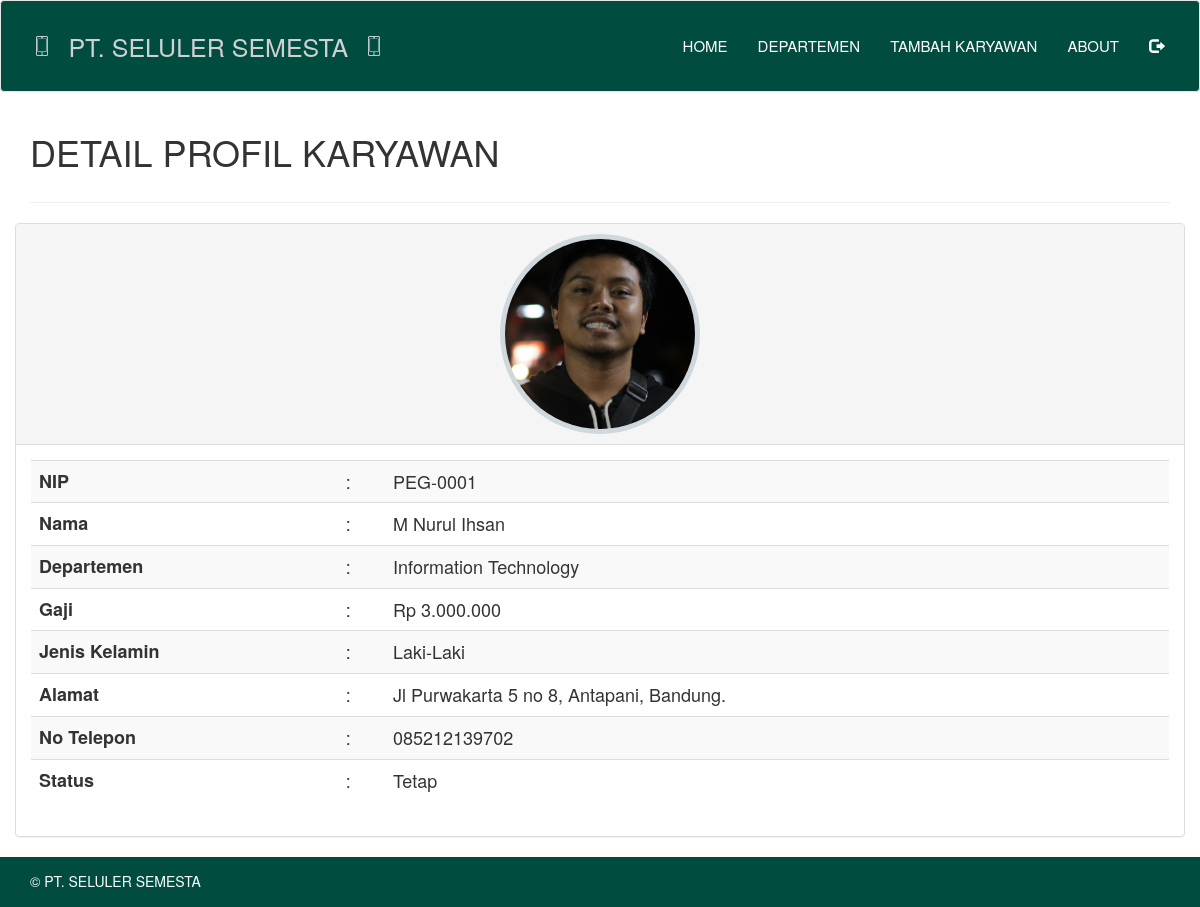
/tugas_web/detail.php?nip=PEG-0001, run on the app's committed database.
### tables this page shows
CREATE TABLE `data_karyawan` (
  `nip` varchar(10) NOT NULL,
  `nama` varchar(50) NOT NULL,
  `gambar` varchar(255) NOT NULL,
  `alamat` varchar(100) NOT NULL,
  `gaji` int(50) NOT NULL,
  `departemen` varchar(100) NOT NULL,
  `sex` varchar(20) NOT NULL,
  `status` varchar(20) NOT NULL,
  `no_telp` varchar(20) NOT NULL
);

### tugas_web/function/karyawan.php (called while the page is built, shortened)
<?php
function tampilkan_per_nip($nip){
	$query  = "SELECT * FROM data_karyawan WHERE nip='$nip'";
	return result($query);
}
function result($query){
	global $link;
	if ($result = mysqli_query($link, $query) or die('gagal menampilkan data')) {
		return $result;
	}
}
 ?>

### tugas_web/detail.php (the view, shortened to what this page needs)
<?php
require_once "view/header.php";
$nip = $_GET['nip'];
if (isset($nip)) {
  $detail = tampilkan_per_nip($nip);
  while ($row = mysqli_fetch_assoc($detail)) {
    $nip_detail         = $row['nip'];
    $nama_detail        = $row['nama'];
    $departemen_detail  = $row['departemen'];
    $gaji_detail        = $row['gaji'];
    $sex_detail         = $row['sex'];
    $alamat_detail      = $row['alamat'];
    $notelp_detail      = $row['no_telp'];
    $status_detail      = $row['status'];
    $gambar_detail      = $row['gambar'];
  }
}
function rupiah($nilai, $pecahan = 0) {
    return number_format($nilai, $pecahan, ',', '.');
}
 ?>
 <div class="container">
   <div class="row">
     <div class="col-sm-6">
       <h1>DETAIL PROFIL KARYAWAN</h1>
     </div>
   </div>
   <hr>
   <div class="row">
     <div class="panel panel-default">
       <div class="panel-heading">
         <div class="text-center">
           <img src="image/<?= $gambar_detail; ?>" class="img_circle">
         </div>
       </div>
       <div class="panel-body">
         <div class="table-responsive">
           <table class="table table-striped" style="font-size:18px">
             <tr>
               <th>NIP</th>
               <td>:</td>
               <td><?= $nip_detail; ?></td>
             </tr>
             <tr>
               <th>Nama</th>
               <td>:</td>
               <td><?= $nama_detail; ?></td>
             </tr>
             <tr>
               <th>Departemen</th>
               <td>:</td>
               <td><?= $departemen_detail; ?></td>
             </tr>
             <tr>
               <th>Gaji</th>
               <td>:</td>
               <td>Rp <?= rupiah($gaji_detail); ?></td>
             </tr>
             <tr>
               <th>Jenis Kelamin</th>
               <td>:</td>
               <td><?= $sex_detail; ?></td>
             </tr>
             <tr>
               <th>Alamat</th>
               <td>:</td>
               <td><?= $alamat_detail; ?></td>
             </tr>
             <tr>
               <th>No Telepon</th>
               <td>:</td>
               <td><?= $notelp_detail; ?></td>
             </tr>
             <tr>
               <th>Status</th>
               <td>:</td>
               <td><?= $status_detail; ?></td>
             </tr>
           </table>
         </div>
       </div>
     </div>
   </div>
 </div>
 <?php
 require_once "view/footer.php";
  ?>

### tugas_web/view/style.css (style rules this page uses)
.img_circle { display: inline-block; object-fit:cover; border-radius: 50%; box-sizing: border-box; border: 5px solid #cfd8dc; height: 200px; width: 200px; }

### data on the page
data_karyawan: gambar (picture), nip "PEG-0001", nama "M Nurul Ihsan", departemen "Information Technology", gaji "3.000.000", sex "Laki-Laki", alamat "Jl Purwakarta 5 no 8, Antapani, Bandung.", no_telp "085212139702", status "Tetap"
